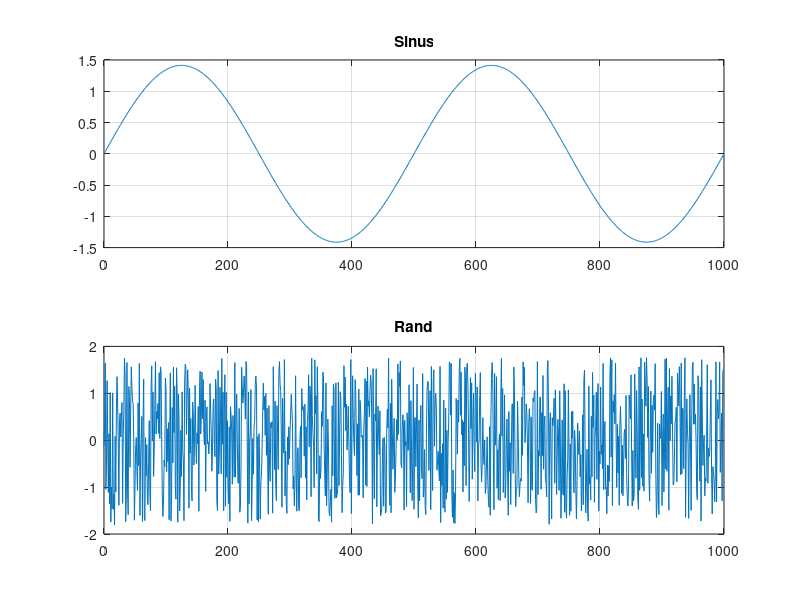
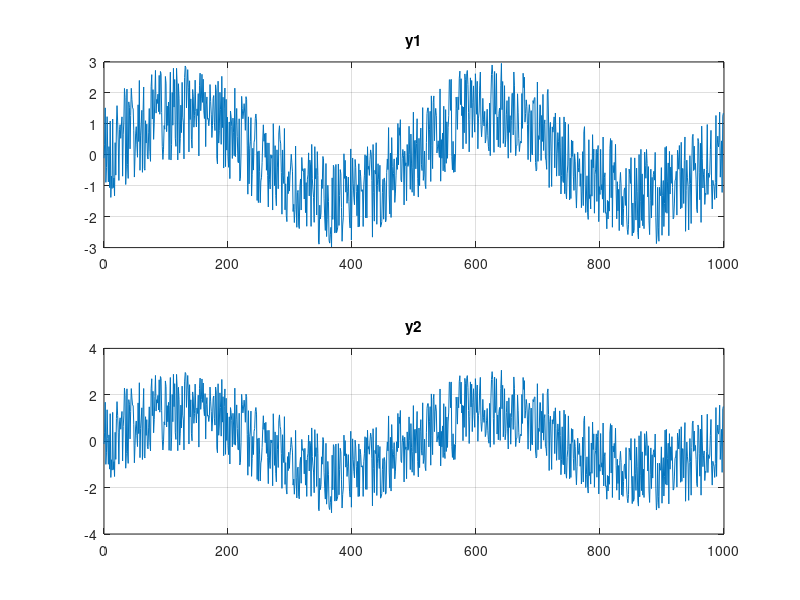
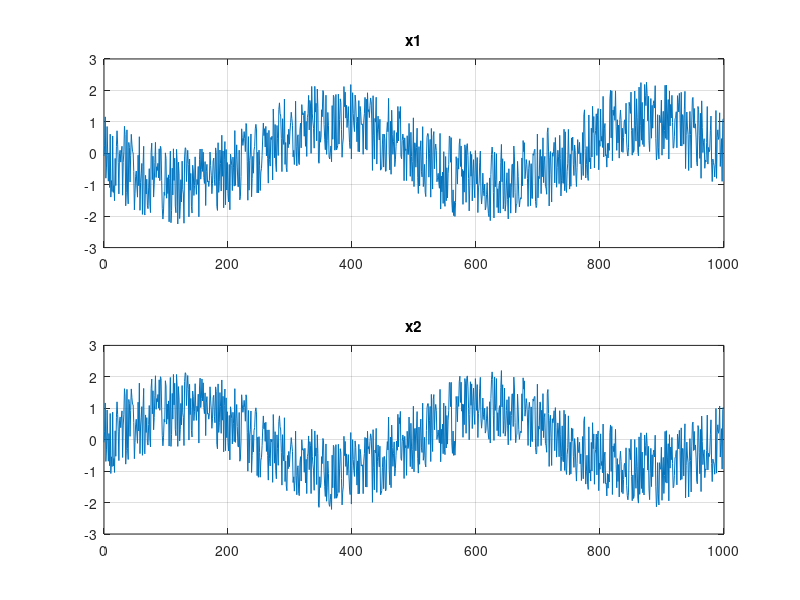
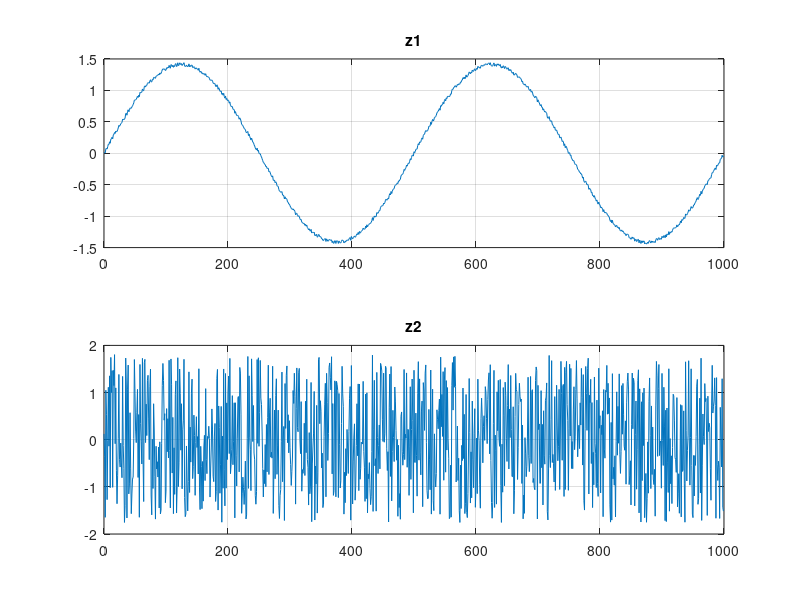

MATLAB code for these plots, in order:
clc; clear; close all


f1 = 0.0020;

n = 1000;
t = (0:n-1)';
sigma = 0;

% sources
s1 = sin(2 * pi * f1 * t);
s2 = 5 * rand(n, 1);

% centrees reduites
s1 = (s1 - mean(s1));
s1 = s1 / std(s1);
s2 = (s2 - mean(s2));
s2 = s2 / std(s2);

% matrice de melange
m = [1 0.9; 0.95 1];

% observations
y1 = m(1,1) * s1 + m(1,2) * s2 + sigma * randn(n, 1);
y2 = m(2,1) * s1 + m(2,2) * s2 + sigma * randn(n, 1);

s = [s1 s2]';
sigma = 0;
bruit = sigma * randn(2, n);
y = m * s + bruit;

% decorrelation
Ry = cov(y');
[Q, Dy] = eig(Ry);
B = Dy^(-1/2) * Q';

x = B * y;
Rx = cov(x');

% separation
tau = 0.9;
N = size(s, 1);
for i = 1:N
    for j = 1:N
        for k = 1:N
            for l = 1:N
                cum(i, j, k, l) = mean(x(i, :).*x(j,:).*x(k,:).*x(l,:)) - mean(x(i,:).*x(j,:))*mean(x(k,:).*x(l,:)) - mean(x(i,:).*x(k,:))*mean(x(j,:).*x(l,:)) - mean(x(i,:).*x(l,:))*mean(x(j,:).*x(k,:));
            end
        end
    end
end
Cx = cum(:, :, 2, 2);

choix = menu("Choisir entre corrélation et cumulant : ", "Corrélation", "Cumulant");
if choix == 1
    Tx = Rx - tau;
    T1 = Rx;
else
    Tx = Cx - tau;
    T1 = Cx;
end
% si vp de Tx distinctes 2 à 2

Tx = (Tx + Tx') / 2;
[U, D] = eig(Tx);
%z = U' * x;

% sinon

T2 = Tx;
[V, L] = eig(T2, T1);
z = V' * x;
DP = V' * B * m;

%% Representations

figure(1)
subplot(2,1,1)
plot(t, s1)
grid()
title("Sinus")
subplot(2,1,2)
plot(t, s2)
grid()
title("Rand")


figure(2)
subplot(2,1,1)
plot(t, y1)
grid()
title("y1")
subplot(2,1,2)
plot(t, y2)
grid()
title("y2")

figure(3)
subplot(2,1,1)
plot(t, x(1,:))
grid()
title("x1")
subplot(2,1,2)
plot(t, x(2,:))
grid()
title("x2")

figure(4)
subplot(2,1,1)
plot(t, z(2,:))
grid()
title("z1")
subplot(2,1,2)
plot(t, z(1,:))
grid()
title("z2")